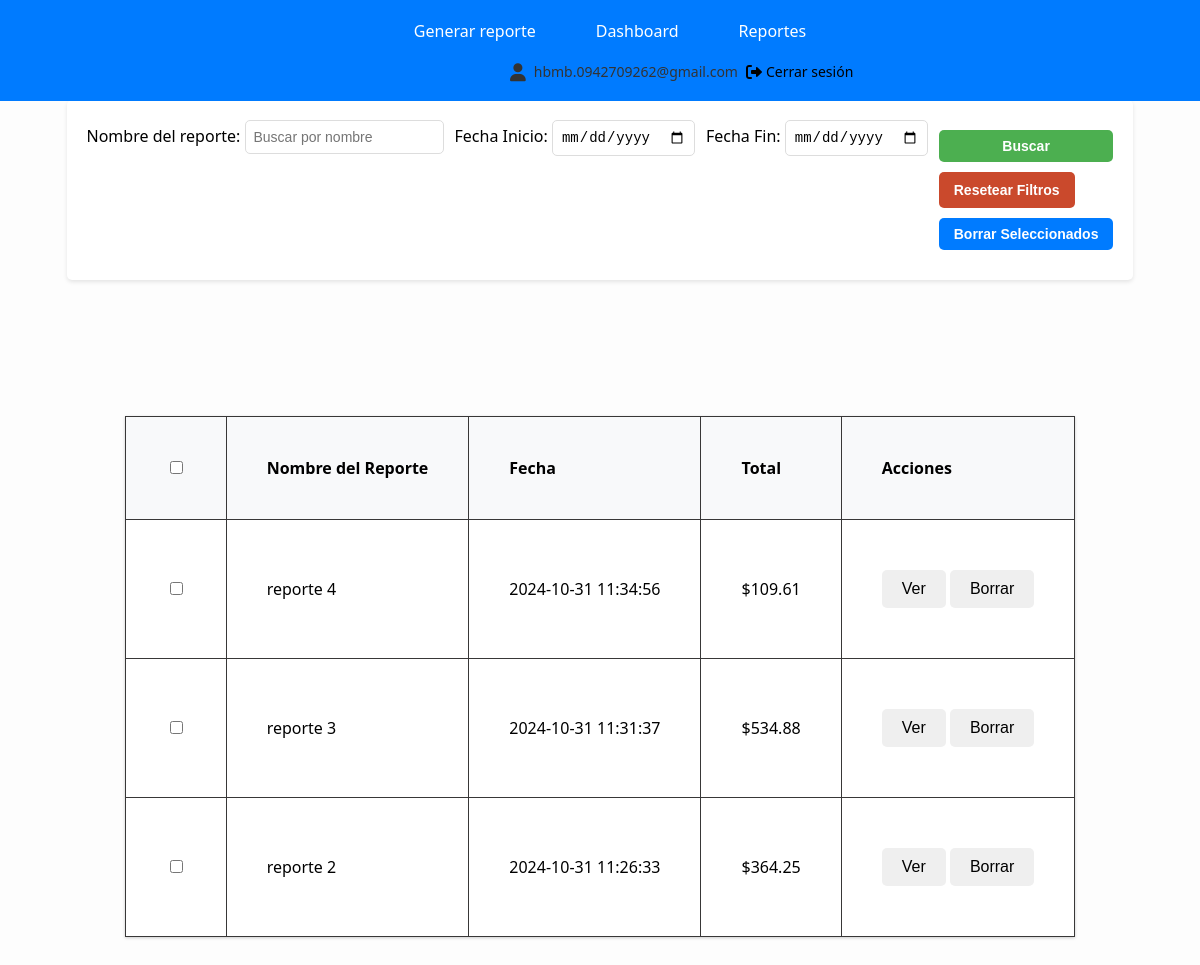
The page /reportes.anteriores (signed in) on the database as committed earlier.
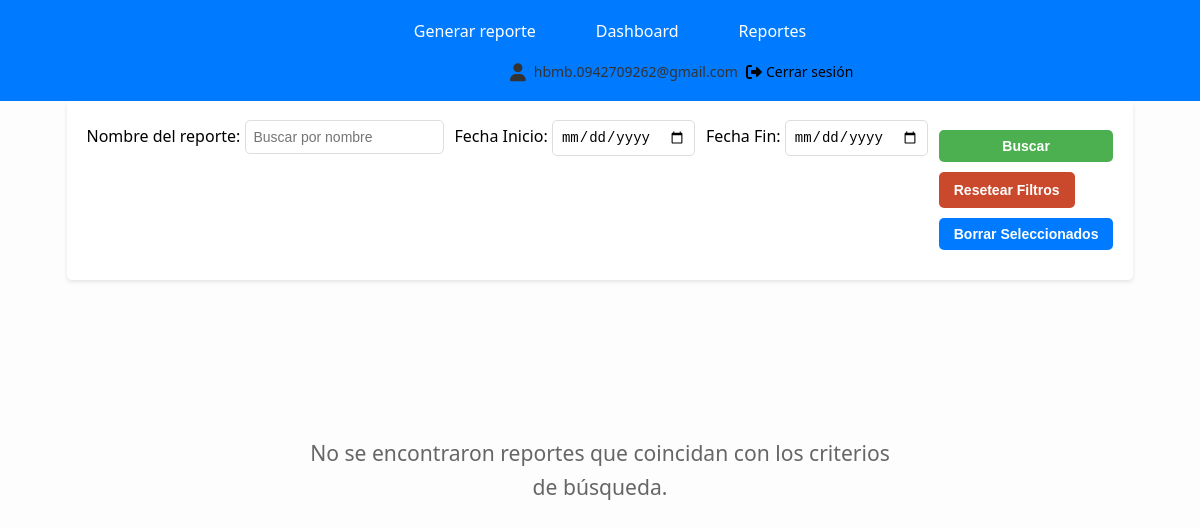
The same page on the database as committed later.
### tables this page shows
CREATE TABLE reportes (
            id INTEGER PRIMARY KEY AUTOINCREMENT,
            user_id INTEGER NOT NULL,
            nombre TEXT NOT NULL,
            fecha TEXT NOT NULL,
            total REAL NOT NULL,
            FOREIGN KEY (user_id) REFERENCES usuarios (id)
        );

### app.py (the view)
@app.route('/reportes.anteriores')
def reportes_anteriores():
    if 'user_id' not in session:
        return redirect(url_for('index'))
    user_id = session['user_id']
    nombre = request.args.get('nombre', '')
    fecha_inicio = request.args.get('fecha_inicio')
    fecha_fin = request.args.get('fecha_fin')
    conn = get_db_connection()
    query = '''SELECT * FROM reportes WHERE user_id = ?'''
    params = [user_id]
    if nombre:
        query += ' AND nombre LIKE ?'
        params.append(f"%{nombre}%")
    if fecha_inicio and fecha_fin:
        query += ' AND fecha BETWEEN ? AND ?'
        params.extend([fecha_inicio, fecha_fin])
    query += ' ORDER BY fecha DESC'
    reportes = conn.execute(query, params).fetchall()
    conn.close()
    return render_template('reportes.html', reportes=reportes, fecha_inicio=fecha_inicio, fecha_fin=fecha_fin, nombre=nombre)

### app.py (called while the page is built)
def get_db_connection():
    conn = sqlite3.connect('app.db')
    conn.row_factory = sqlite3.Row
    return conn

### templates/reportes.html (shortened to what this page needs)
<!DOCTYPE html>
<html lang="es">
<head>
    <link rel="stylesheet" href="/static/styles.css">
    <link rel="stylesheet" href="https://cdnjs.cloudflare.com/ajax/libs/font-awesome/6.0.0-beta3/css/all.min.css">
</head>
<nav class="navbar">
    <ul class="menu">
        <li><a href="/upload">Generar reporte</a></li>
        <li><a href="/dashboard">Dashboard</a></li>
        <li><a href="/reportes.anteriores">Reportes</a></li>
    </ul>
    <div class="user-info">
        <i class="fas fa-user user-icon"></i>
        <span class="user-email">{{ session['user_email'] }}</span>
        <a href="/logout" class="logout-icon">
            <i class="fas fa-sign-out-alt"></i>
            <span class="logout-text">Cerrar sesión</span>
        </a>
    </div>
</nav>
<body>
    <div class="main-container principal">
        <div class="main-container">
            <div class="filters-section">
                <form id="report-filter-form" method="GET" action="/reportes.anteriores" class="filters-form">
                    <div class="filter-group-report">
                        <label for="nombre">Nombre del reporte:</label>
                        <input type="text" name="nombre" value="{{ nombre }}" placeholder="Buscar por nombre" class="filter-input">
                    </div>
                    <div class="filter-group-report">
                        <label for="fecha_inicio">Fecha Inicio:</label>
                        <input type="date" id="fecha_inicio" name="fecha_inicio" value="{{ fecha_inicio }}" class="filter-date">
                    </div>
                    <div class="filter-group-report">
                        <label for="fecha_fin">Fecha Fin:</label>
                        <input type="date" id="fecha_fin" name="fecha_fin" value="{{ fecha_fin }}" class="filter-date">
                    </div>
                    <div>
                        <button type="submit" class="filter-button">Buscar</button>
                        <button type="button" class="reset-button" onclick="resetFilters()">Resetear Filtros</button>
                        <button id="delete-selected" class="filter-button">Borrar Seleccionados</button>
                    </div>
                </form>
            </div>
        </div>
 <div class="main-container principal">
<div class="results-section">
    {% if reportes %}
        <table class="report-table">
            <thead>
                <tr>
                    <th><input type="checkbox" id="select-all"></th>
                    <th>Nombre del Reporte</th>
                    <th>Fecha</th>
                    <th>Total</th>
                    <th>Acciones</th>
                </tr>
            </thead>
            <tbody>
                {% for reporte in reportes %}
                    <tr>
                        <td><input type="checkbox" class="select-report" data-id="{{ reporte['id'] }}"></td>
                        <td>{{ reporte['nombre'] }}</td>
                        <td>{{ reporte['fecha'] }}</td>
                        <td>${{ "%.2f"|format(reporte['total']) }}</td>
                        <td>
                            <button onclick="viewReport('{{ reporte['id'] }}')">Ver</button>
                            <button onclick="deleteReport('{{ reporte['id'] }}')">Borrar</button>
                        </td>
                    </tr>
                {% endfor %}
            </tbody>
        </table>
    {% else %}
        <div class="no-reportes" style="text-align: center; margin-top: 20px;">
            <p>No se encontraron reportes que coincidan con los criterios de búsqueda.</p>
        </div>
    {% endif %}
</div>
</div>
    </div>
</body>
</html>

### static/styles.css (style rules this page uses)
body { font-family: 'Segoe UI', Tahoma, Geneva, Verdana, sans-serif; background-color: #fdfdfd; margin: 0; padding: 0; }
.main-container { display: flex; flex-wrap: wrap; justify-content: center; padding: 2rem; gap: 2rem; padding-top: 50px; }
button, .btn-download, .btn-new-report, .btn-dashboard { display: inline-block; padding: 10px 20px; margin: 10px 0; border: none; border-radius: 5px; font-size: 16px; cursor: pointer; transition: all 0.3s ease; text-decoration: none; text-align: center; }
button[type="submit"] { background-color: #4CAF50; color: white; width: 100%; }
.navbar { position: fixed; top: 0; left: 0; width: 100%; background-color: #007bff; padding: 10px; text-align: center; z-index: 1000; }
.navbar ul { list-style-type: none; margin: 0; padding: 0; display: flex; justify-content: center; gap: 20px; }
.navbar ul li { display: inline; }
.navbar ul li a { color: white; text-decoration: none; padding: 10px 20px; display: inline-block; transition: background-color 0.3s; }
.menu { color: white; text-decoration: none; font-size: 16px; }
p { font-size: 1.2em; color: #666; margin-bottom: 30px; max-width: 600px; line-height: 1.6; }
.filters-section { background-color: #ffffff; padding: 20px; border-radius: 5px; margin-bottom: 20px; box-shadow: 0 2px 4px rgba(0,0,0,0.1); }
.filters-form { display: flex; width:50; flex-wrap: wrap; gap: 10px; }
.filter-button, .reset-button { display:block; padding: 10px 15px; font-size: 14px; font-weight: bold; text-align: center; border: none; border-radius: 5px; cursor: pointer; }
.reset-button { background-color: #ca492c; color: #fff; }
.user-icon { font-size: 1.5em; color: #ffffff; cursor: pointer; text-decoration: none; }
.user-info { position: relative; top: 15%; left: 40%; display: flex; align-items: center; gap: 8px; font-size: 14px; color: #333; padding: 10px 20px; border-radius: 6px; z-index: 1000; }
.user-info .user-icon { font-size: 18px; color: #333; }
.user-info .user-email { color: #333; }
.logout-icon { display: flex; align-items: center; color: #000000; text-decoration: none; gap: 4px; }
.logout-icon i { font-size: 16px; }
.logout-text { font-size: 14px; }
.filter-input, .filter-date { padding: 8px; border: 1px solid #ddd; border-radius: 5px; font-size: 14px; }
.filter-button { padding: 8px 15px; background-color: #007bff; color: #fff; border: none; border-radius: 5px; cursor: pointer; font-size: 14px; }
.filters-section { margin-bottom: 20px; }
.results-section { width: 100%; margin-top: 20px; }
.filter-group-report { display: inline-block; margin-right: 1px; }
.results-section { text-align: center; margin-top: 1px; }
.no-reportes { color: #666; font-size: 1.1em; margin-top: 2px; }

Rows that differ between the two databases and show on the page:
removed reportes: nombre "reporte 4", fecha "2024-10-31 11:34:56", total "109.61"
removed reportes: nombre "reporte 3", fecha "2024-10-31 11:31:37", total "534.88"
removed reportes: nombre "reporte 2", fecha "2024-10-31 11:26:33", total "364.25"
Other text that changed with them:
form field value: "☐" → (not shown)
text no longer shown: "Nombre del Reporte Fecha Total Acciones"
text now shown: "No se encontraron reportes que coincidan con los criterios de búsqueda."
